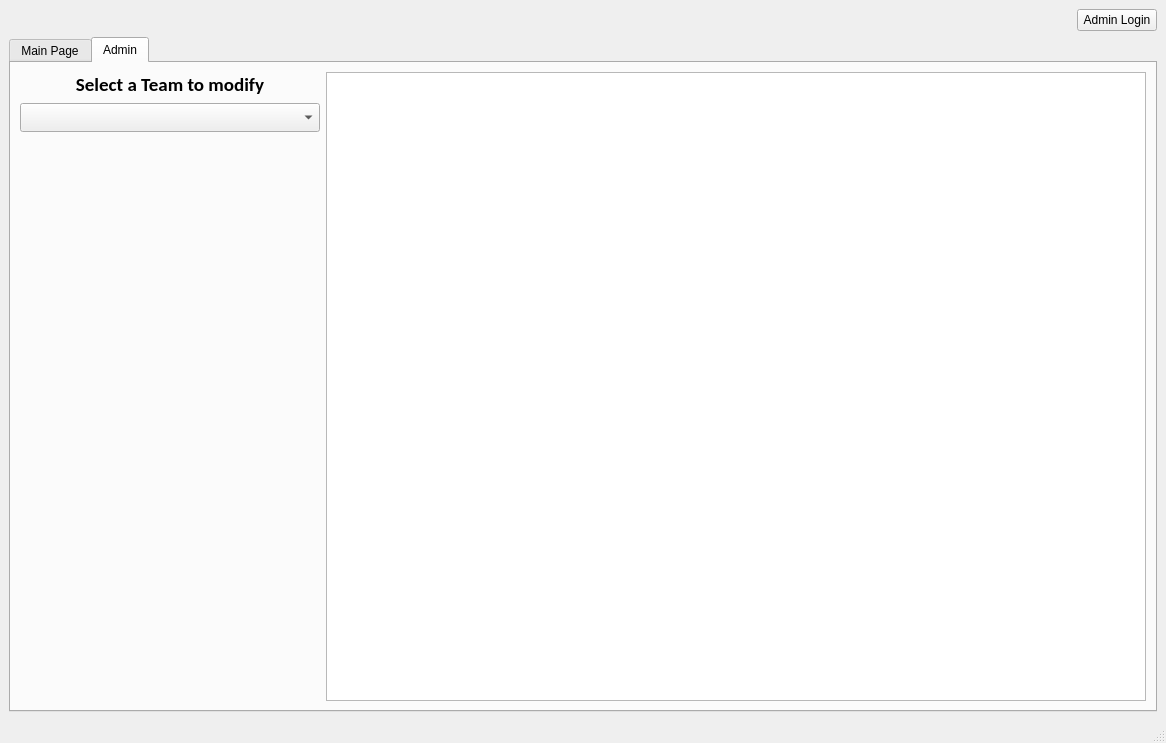
<?xml version="1.0" encoding="UTF-8"?>
<ui version="4.0">
 <class>MainWindow</class>
 <widget class="QMainWindow" name="MainWindow">
  <property name="geometry">
   <rect>
    <x>0</x>
    <y>0</y>
    <width>1166</width>
    <height>743</height>
   </rect>
  </property>
  <property name="windowTitle">
   <string>MainWindow</string>
  </property>
  <widget class="QWidget" name="centralwidget">
   <layout class="QHBoxLayout" name="horizontalLayout_3">
    <item>
     <layout class="QVBoxLayout" name="verticalLayout">
      <item>
       <layout class="QHBoxLayout" name="horizontalLayout">
        <item>
         <spacer name="horizontalSpacer">
          <property name="orientation">
           <enum>Qt::Horizontal</enum>
          </property>
          <property name="sizeHint" stdset="0">
           <size>
            <width>40</width>
            <height>20</height>
           </size>
          </property>
         </spacer>
        </item>
        <item>
         <widget class="QPushButton" name="login">
          <property name="text">
           <string>Admin Login</string>
          </property>
         </widget>
        </item>
       </layout>
      </item>
      <item>
       <widget class="QTabWidget" name="UsersTabs">
        <property name="currentIndex">
         <number>1</number>
        </property>
        <property name="tabBarAutoHide">
         <bool>true</bool>
        </property>
        <widget class="QWidget" name="MainPage">
         <attribute name="title">
          <string>Main Page</string>
         </attribute>
         <layout class="QHBoxLayout" name="horizontalLayout_2">
          <item>
           <widget class="QTabWidget" name="MainPageTabs">
            <property name="currentIndex">
             <number>2</number>
            </property>
            <widget class="QWidget" name="WelcomeTab">
             <attribute name="title">
              <string>Welcome</string>
             </attribute>
            </widget>
            <widget class="QWidget" name="DisplayListsTab">
             <attribute name="title">
              <string>Display Lists</string>
             </attribute>
             <widget class="QPushButton" name="pushButton_2">
              <property name="geometry">
               <rect>
                <x>224</x>
                <y>122</y>
                <width>131</width>
                <height>31</height>
               </rect>
              </property>
              <property name="font">
               <font>
                <pointsize>14</pointsize>
               </font>
              </property>
              <property name="text">
               <string>Search</string>
              </property>
             </widget>
             <widget class="QComboBox" name="comboBox">
              <property name="geometry">
               <rect>
                <x>20</x>
                <y>70</y>
                <width>331</width>
                <height>31</height>
               </rect>
              </property>
              <property name="font">
               <font>
                <pointsize>10</pointsize>
               </font>
              </property>
             </widget>
             <widget class="QTableView" name="displayInfo">
              <property name="geometry">
               <rect>
                <x>370</x>
                <y>50</y>
                <width>801</width>
                <height>591</height>
               </rect>
              </property>
             </widget>
             <widget class="QLabel" name="calc_label">
              <property name="geometry">
               <rect>
                <x>410</x>
                <y>649</y>
                <width>411</width>
                <height>21</height>
               </rect>
              </property>
              <property name="font">
               <font>
                <pointsize>18</pointsize>
               </font>
              </property>
              <property name="layoutDirection">
               <enum>Qt::LeftToRight</enum>
              </property>
              <property name="text">
               <string/>
              </property>
              <property name="alignment">
               <set>Qt::AlignRight|Qt::AlignTrailing|Qt::AlignVCenter</set>
              </property>
             </widget>
             <widget class="QLabel" name="calc_label_2">
              <property name="geometry">
               <rect>
                <x>860</x>
                <y>650</y>
                <width>101</width>
                <height>21</height>
               </rect>
              </property>
              <property name="font">
               <font>
                <pointsize>18</pointsize>
               </font>
              </property>
              <property name="text">
               <string/>
              </property>
             </widget>
             <widget class="QLabel" name="calc_label_3">
              <property name="geometry">
               <rect>
                <x>970</x>
                <y>650</y>
                <width>161</width>
                <height>20</height>
               </rect>
              </property>
              <property name="font">
               <font>
                <pointsize>18</pointsize>
               </font>
              </property>
              <property name="text">
               <string/>
              </property>
             </widget>
             <widget class="QLabel" name="label">
              <property name="geometry">
               <rect>
                <x>20</x>
                <y>30</y>
                <width>91</width>
                <height>31</height>
               </rect>
              </property>
              <property name="font">
               <font>
                <pointsize>12</pointsize>
               </font>
              </property>
              <property name="text">
               <string>Sort by:</string>
              </property>
             </widget>
            </widget>
            <widget class="QWidget" name="TeamInfoTab">
             <attribute name="title">
              <string>Team Information</string>
             </attribute>
             <widget class="QListWidget" name="listWidget">
              <property name="geometry">
               <rect>
                <x>50</x>
                <y>40</y>
                <width>211</width>
                <height>481</height>
               </rect>
              </property>
             </widget>
             <widget class="QTextEdit" name="textEdit">
              <property name="geometry">
               <rect>
                <x>440</x>
                <y>40</y>
                <width>621</width>
                <height>481</height>
               </rect>
              </property>
             </widget>
             <widget class="QPushButton" name="pushButton_TeamInfo">
              <property name="geometry">
               <rect>
                <x>290</x>
                <y>230</y>
                <width>121</width>
                <height>71</height>
               </rect>
              </property>
              <property name="toolTip">
               <string>&lt;html class = &quot;solid&quot;&gt;
&lt;head&gt;
&lt;style&gt;
html.solid {border-style: solid;}
&lt;/style&gt;
&lt;/head&gt;
&lt;/html&gt;</string>
              </property>
              <property name="styleSheet">
               <string notr="true">html.solid {border-style: solid;}
</string>
              </property>
              <property name="text">
               <string/>
              </property>
              <property name="autoDefault">
               <bool>false</bool>
              </property>
             </widget>
            </widget>
            <widget class="QWidget" name="PlanTripTab">
             <attribute name="title">
              <string>Plan Trip</string>
             </attribute>
             <widget class="QPushButton" name="DFS">
              <property name="geometry">
               <rect>
                <x>10</x>
                <y>270</y>
                <width>80</width>
                <height>21</height>
               </rect>
              </property>
              <property name="text">
               <string>DFS</string>
              </property>
             </widget>
             <widget class="QPushButton" name="BFS">
              <property name="geometry">
               <rect>
                <x>10</x>
                <y>340</y>
                <width>80</width>
                <height>21</height>
               </rect>
              </property>
              <property name="text">
               <string>BFS</string>
              </property>
             </widget>
             <widget class="QTextBrowser" name="TraversalDisplay">
              <property name="geometry">
               <rect>
                <x>240</x>
                <y>10</y>
                <width>951</width>
                <height>621</height>
               </rect>
              </property>
              <property name="font">
               <font>
                <family>Trebuchet MS</family>
                <pointsize>14</pointsize>
               </font>
              </property>
              <property name="html">
               <string>&lt;!DOCTYPE HTML PUBLIC &quot;-//W3C//DTD HTML 4.0//EN&quot; &quot;http://www.w3.org/TR/REC-html40/strict.dtd&quot;&gt;
&lt;html&gt;&lt;head&gt;&lt;meta name=&quot;qrichtext&quot; content=&quot;1&quot; /&gt;&lt;style type=&quot;text/css&quot;&gt;
p, li { white-space: pre-wrap; }
&lt;/style&gt;&lt;/head&gt;&lt;body style=&quot; font-family:'Trebuchet MS'; font-size:14pt; font-weight:400; font-style:normal;&quot;&gt;
&lt;p style=&quot;-qt-paragraph-type:empty; margin-top:0px; margin-bottom:0px; margin-left:0px; margin-right:0px; -qt-block-indent:0; text-indent:0px; font-family:'MS Shell Dlg 2'; font-size:8.25pt;&quot;&gt;&lt;br /&gt;&lt;/p&gt;&lt;/body&gt;&lt;/html&gt;</string>
              </property>
             </widget>
             <widget class="QComboBox" name="comboBox_3">
              <property name="geometry">
               <rect>
                <x>30</x>
                <y>80</y>
                <width>72</width>
                <height>22</height>
               </rect>
              </property>
             </widget>
            </widget>
            <widget class="QWidget" name="AlgorithmTab">
             <attribute name="title">
              <string>Algorithm Test</string>
             </attribute>
             <widget class="QPushButton" name="pushButton_7">
              <property name="geometry">
               <rect>
                <x>200</x>
                <y>190</y>
                <width>181</width>
                <height>23</height>
               </rect>
              </property>
              <property name="text">
               <string>Dijkstra’s or the A* algorithm</string>
              </property>
             </widget>
             <widget class="QPushButton" name="pushButton_8">
              <property name="geometry">
               <rect>
                <x>200</x>
                <y>220</y>
                <width>181</width>
                <height>23</height>
               </rect>
              </property>
              <property name="text">
               <string>Prim’s or Kruskal’s algorithm</string>
              </property>
             </widget>
             <widget class="QPushButton" name="pushButton_9">
              <property name="geometry">
               <rect>
                <x>200</x>
                <y>250</y>
                <width>181</width>
                <height>23</height>
               </rect>
              </property>
              <property name="text">
               <string>DFS</string>
              </property>
             </widget>
             <widget class="QPushButton" name="pushButton_10">
              <property name="geometry">
               <rect>
                <x>200</x>
                <y>280</y>
                <width>181</width>
                <height>23</height>
               </rect>
              </property>
              <property name="text">
               <string>BFS</string>
              </property>
             </widget>
            </widget>
           </widget>
          </item>
         </layout>
        </widget>
        <widget class="QWidget" name="Admin">
         <attribute name="title">
          <string>Admin</string>
         </attribute>
         <layout class="QHBoxLayout" name="horizontalLayout_5">
          <item>
           <layout class="QHBoxLayout" name="horizontalLayout_4">
            <item>
             <layout class="QVBoxLayout" name="verticalLayout_2">
              <item>
               <widget class="QLabel" name="label_2">
                <property name="sizePolicy">
                 <sizepolicy hsizetype="Maximum" vsizetype="Preferred">
                  <horstretch>0</horstretch>
                  <verstretch>0</verstretch>
                 </sizepolicy>
                </property>
                <property name="maximumSize">
                 <size>
                  <width>300</width>
                  <height>16777215</height>
                 </size>
                </property>
                <property name="font">
                 <font>
                  <family>Calibri</family>
                  <pointsize>14</pointsize>
                  <weight>75</weight>
                  <bold>true</bold>
                 </font>
                </property>
                <property name="text">
                 <string>Select a Team to modify</string>
                </property>
                <property name="alignment">
                 <set>Qt::AlignCenter</set>
                </property>
               </widget>
              </item>
              <item>
               <widget class="QComboBox" name="SelectTeam">
                <property name="sizePolicy">
                 <sizepolicy hsizetype="Maximum" vsizetype="Fixed">
                  <horstretch>0</horstretch>
                  <verstretch>0</verstretch>
                 </sizepolicy>
                </property>
                <property name="maximumSize">
                 <size>
                  <width>300</width>
                  <height>16777215</height>
                 </size>
                </property>
                <property name="font">
                 <font>
                  <family>Calibri</family>
                  <pointsize>12</pointsize>
                 </font>
                </property>
               </widget>
              </item>
              <item>
               <spacer name="verticalSpacer">
                <property name="orientation">
                 <enum>Qt::Vertical</enum>
                </property>
                <property name="sizeHint" stdset="0">
                 <size>
                  <width>300</width>
                  <height>40</height>
                 </size>
                </property>
               </spacer>
              </item>
             </layout>
            </item>
            <item>
             <widget class="QTableWidget" name="ModifyTable">
              <property name="font">
               <font>
                <family>Calibri</family>
                <pointsize>12</pointsize>
               </font>
              </property>
             </widget>
            </item>
           </layout>
          </item>
         </layout>
        </widget>
       </widget>
      </item>
     </layout>
    </item>
   </layout>
  </widget>
  <widget class="QMenuBar" name="menubar">
   <property name="geometry">
    <rect>
     <x>0</x>
     <y>0</y>
     <width>1166</width>
     <height>20</height>
    </rect>
   </property>
  </widget>
  <widget class="QStatusBar" name="statusbar"/>
 </widget>
 <resources/>
 <connections/>
</ui>
